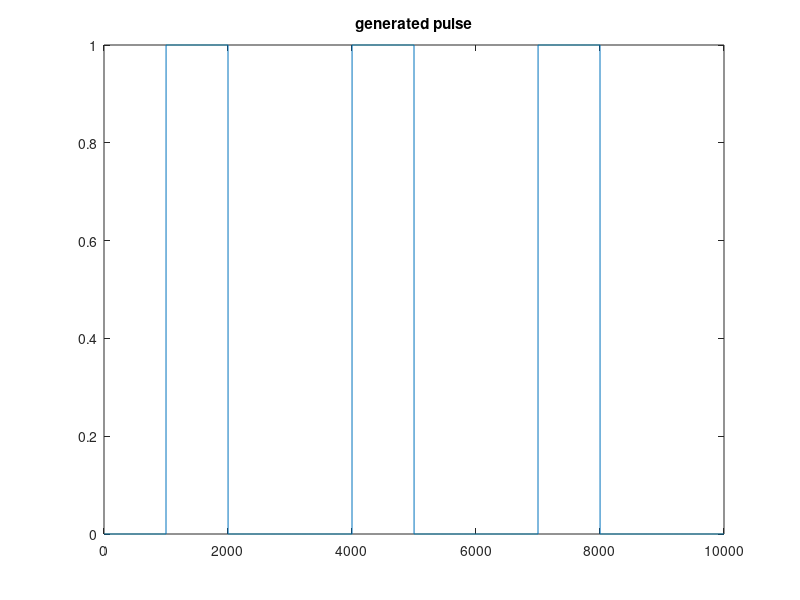
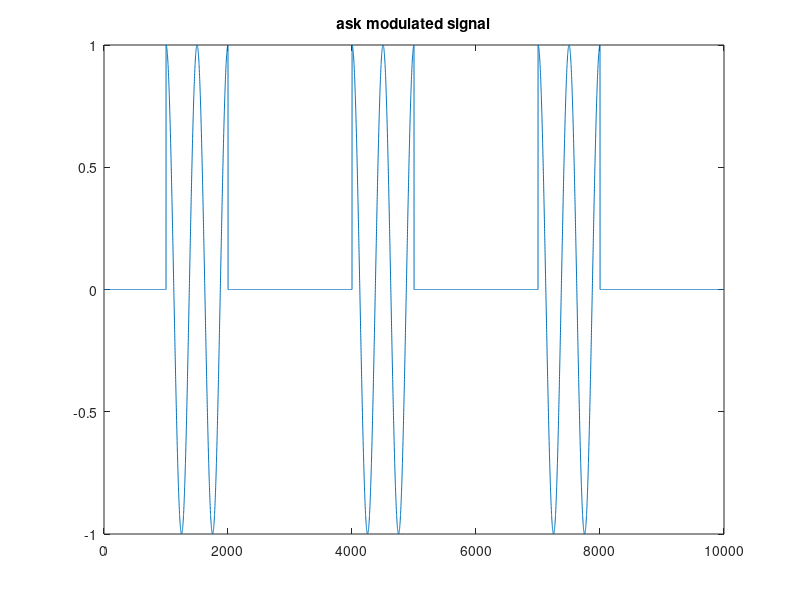
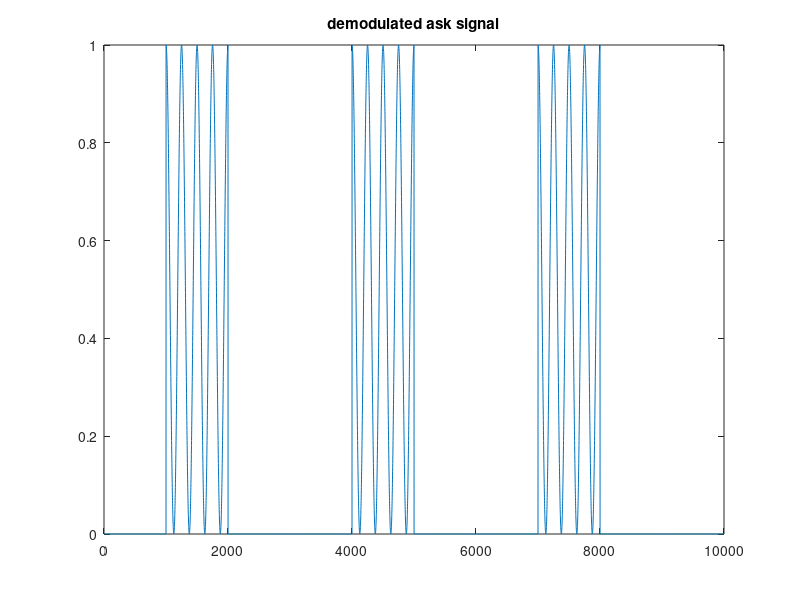
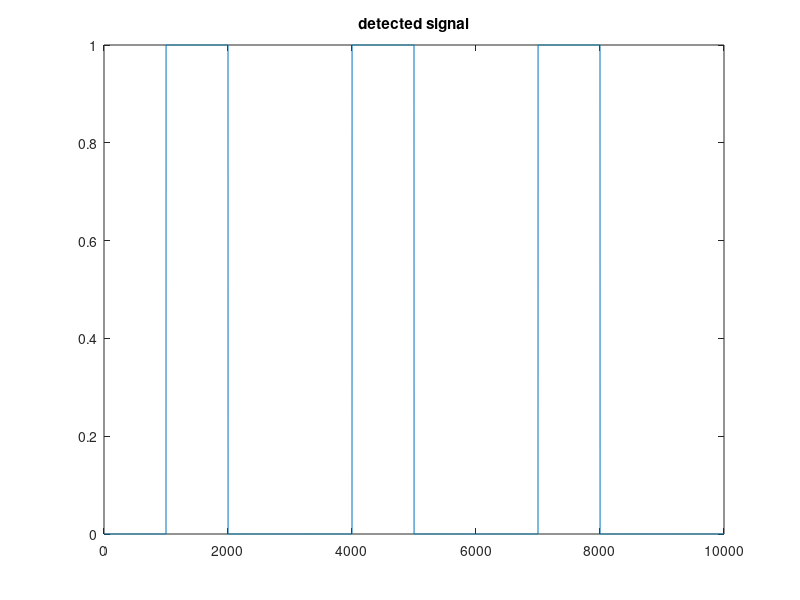

MATLAB code to generate these figures, in order:
clear all;
Tb=1;
Ts=10^-3;
fc=1000;
p=zeros(1,10000);
t=0:Ts:10*Tb-Ts;
c=cos(2*pi*2*t);
figure();
plot(c);

% generate pulse
for i=1:1000:10000
    temp=rand();
    p(i:i+999)=temp>0.5;
end
figure(1);
plot(p);
title('generated pulse');
ask=(p).*(c);
figure(2);
plot(ask);
title('ask modulated signal');

%demodulator
y=ask.*c;
figure(3);
plot(y);
title('demodulated ask signal');

%detector
for i=1:1000:10000
    s=sum(y(i:i+999));
    if(s>0)
        p(i:i+999)=1;
    else
       p(i:i+999)=0; 
    end
end

figure(4);
plot(p);
title('detected signal');